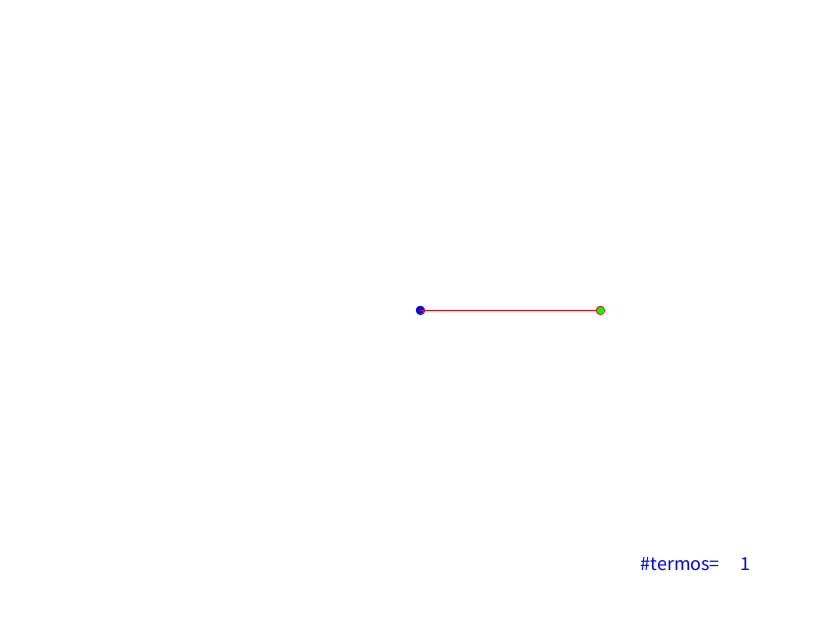
Frame 1 (no input)
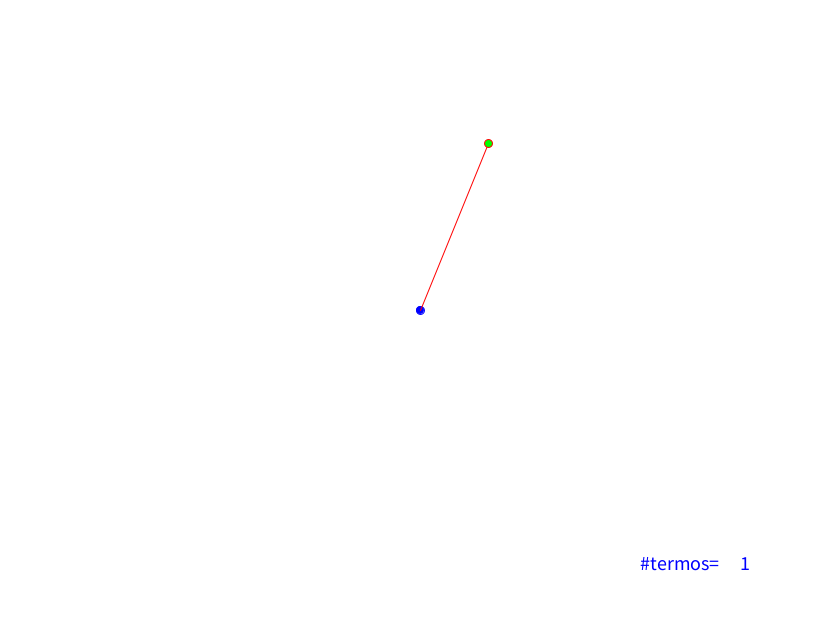
Frame 60 (the mouse pressed at the canvas centre just before this capture)
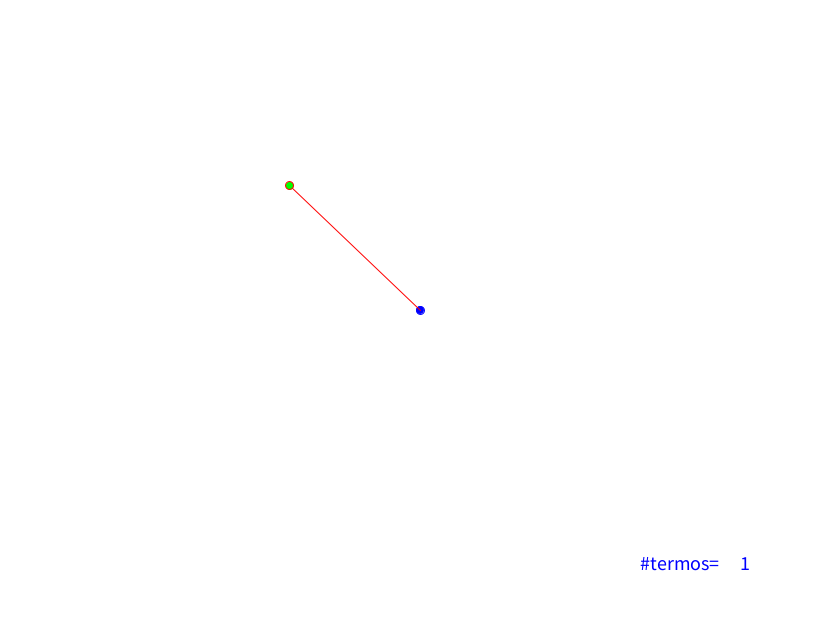
Frame 120 (the mouse held since frame 60 and released just before this capture)

The Processing sketch that drew these frames (run headless with seeded random() and noise(); from frame 60 on, the mouse is pressed at the canvas centre):

// Processing sketch: processing_147090
// ── processing_147090.pde

/* Trabalho Calculo Numerico - Serie de fourier - 1s2014 - IMECC - Unicamp
 
 Descricao: O programa faz a animacao dos fasores da serie de fourier de uma onda quadrada.
 A onda quadrada eh aproximada por fourier pela serie: f(x) = sin(x) + sin(3x)/3 + sin(5x)/5 + ...
 Entao o programa desenha cada termo da serie como um fasor
 
 Grupo:
 Caio Volpato - 145544 - caioalgusto@gmail.com
 Caique Rodrigues - 145580
 Lucas Garcia - 148762
 Henrique Grigoli - ???
 Rodrigo Oliveira  - ???
 
 TODO:
 -limpar codigo - ok?
 -fazer onda triangular?
 
 Comandos no teclado: 
 
 trocar de modos: 
 fasores - f
 grafico - g
 hibrido - h
 
 alterar #termos: 
 +1 - m
 +10 - d
 -1 -l
 -10 - b
 
 */

int n = 500;/*numero max de termos*/

int na = 1;/*numero atual de termos*/

float[] xs = new float [n+1];/*coordenadas x dos fasores*/
float[] ys = new float [n+1];/*coordenadas y dos fasores*/

float a = 180; /*amplitude da onda */
float w = 0.02f; /*velocidade angular*/

/*definicao dos modos*/

boolean ml = false;

boolean fas = true;

boolean graf = false;

boolean hib = false ;

float st = width -20 ; /*pos inicial do grafico*/

int lk ; /*ultima tecla presionada*/

public void setup() {
  size(840, 620);/*inicializa a "tela"*/
  xs[0]=width/2;/*centraliza o desenho*/
  ys[0]=height/2;
  int j = 1;/*inicializa as coordenadas dos fasores*/
  for (int i =1;i<=n;i++) {
    xs[i]=a/j;
    ys[i]=0;
    j+=2;
  }
}

public void draw() {
  if (!graf) {
    background(255);/*redesenha a tela*/
  }
  float xt, yt;/*xt e yt sao as coordenadas resultante das somas parciais dos fasores*/
  xt=xs[0];
  yt=ys[0];
  for (int i =1 ;i<=na;i++) { /*calcula a soma parcial e desenha os fasores*/
    if ((fas&&!graf)||hib) {
      stroke(0, 0, 255);
      fill(0, 0, 255);
      ellipse(xt, yt, 8, 8);
      stroke(255, 0, 0);
      line(xt, yt, xt+xs[i], yt+ys[i]);
    }
    xt=xt+xs[i];
    yt=yt+ys[i];
  }
  if ((fas&&!graf)||hib) {/*desenha ou nao o modo hibrido*/
    fill(0, 255, 0);
    ellipse(xt, yt, 8, 8);
  }
  if (graf||hib) {  /*desenha a bolinha auxiliar pro grafico*/
    stroke(0, 0, 255);
    fill(255, 0, 0);
    ellipse(st, yt, 10, 10);
    if (hib) {
      line(st, height/2, st, yt);
      line(0, yt, width, yt);
    }
    st-=1;
    if (st<10) {
      st=width -20;
      background(255);/*o grafico ja desenhou a tela inteira, entao recomeca o grafico*/
    }
  }
  textSize(20);
  fill(0, 0, 255);/*desenha na tela o #termos*/
  text("#termos=", width-200, height-50);
  text(na, width-100, height-50);
  int j = 1;
  for (int i = 1 ;i<=n;i++) {/*calcula a nova posicao dos fasores*/
    float cosr = cos(w*j);/*aplica a matriz de rotacao em cada fasor*/
    float sinr = sin(w*j);
    float xa = xs[i]*cosr + ys[i]*sinr;
    float ya = -xs[i]*sinr + ys[i]*cosr;
    xs[i]=xa;
    ys[i]=ya;
    j+=2;
  }
}

void keyPressed() {/*lidar com as teclas precionadas do teclado*/
  if (key!=lk||key=='m'||key=='l'||key=='d'||key=='b') {
    switch(key) {
    case 'd':
      na+=10;
      println("+10 termos");
      break;
    case 'b':
      na-=10;
      println("-10 termos");
      break;
    case 'm':
      na++;
      println("+1 termo");
      break;
    case 'l':
      na--;
      println("-1 termo");
      break;
    case 'f':
      fas = true;
      graf = false;
      hib = false;
      println("modo fasores :D ");
      break;
    case 'g':
      fas=false;
      graf=true;
      hib = false;
      println("modo grafico xD ");
      //println("alternei os fasores");
      break;
    case 'h':
      graf=false;
      hib = true;
      println("modo hibrido :D ");
      break;
    default:
      println("caractere nao reconhecido! fazer um listagem das teclas! ");
      break;
    }
    na = constrain(na, 0, n);
    println(na);
    background(255);
    lk = key;
  }
  else {
    println("mesma tecla ¬¬");
  }
}
